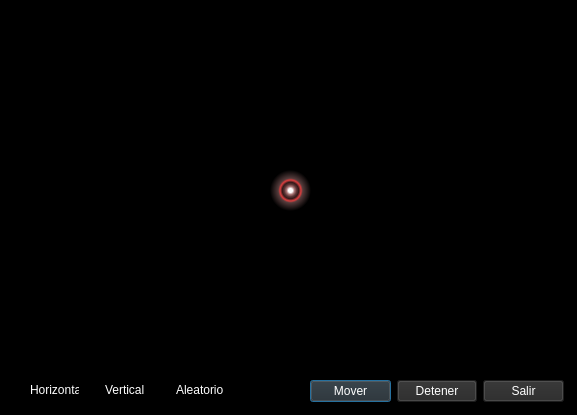
<?xml version="1.0" encoding="UTF-8"?>
<ui version="4.0">
 <class>Dialog</class>
 <widget class="QDialog" name="Dialog">
  <property name="geometry">
   <rect>
    <x>0</x>
    <y>0</y>
    <width>577</width>
    <height>415</height>
   </rect>
  </property>
  <property name="font">
   <font>
    <underline>false</underline>
   </font>
  </property>
  <property name="windowTitle">
   <string>Movimientos</string>
  </property>
  <property name="styleSheet">
   <string notr="true">color: rgb(255, 255, 255);
background-color: rgb(0, 0, 0);</string>
  </property>
  <widget class="QLabel" name="label">
   <property name="geometry">
    <rect>
     <x>270</x>
     <y>170</y>
     <width>41</width>
     <height>41</height>
    </rect>
   </property>
   <property name="font">
    <font>
     <family>MS Shell Dlg 2</family>
     <pointsize>12</pointsize>
     <weight>75</weight>
     <italic>false</italic>
     <bold>true</bold>
     <underline>true</underline>
    </font>
   </property>
   <property name="styleSheet">
    <string notr="true">background-color: qradialgradient(spread:pad, cx:0.5, cy:0.5, radius:0.5, fx:0.5, fy:0.5, stop:0 rgba(255, 255, 255, 255), stop:0.1 rgba(255, 255, 255, 255), stop:0.2 rgba(255, 176, 176, 167), stop:0.3 rgba(255, 151, 151, 92), stop:0.4 rgba(255, 125, 125, 51), stop:0.5 rgba(255, 76, 76, 205), stop:0.52 rgba(255, 76, 76, 205), stop:0.6 rgba(255, 180, 180, 84), stop:1 rgba(255, 255, 255, 0));
</string>
   </property>
   <property name="text">
    <string/>
   </property>
   <property name="margin">
    <number>0</number>
   </property>
  </widget>
  <widget class="QWidget" name="layoutWidget">
   <property name="geometry">
    <rect>
     <x>310</x>
     <y>380</y>
     <width>254</width>
     <height>23</height>
    </rect>
   </property>
   <layout class="QHBoxLayout" name="horizontalLayout">
    <item>
     <widget class="QPushButton" name="pushButton_2">
      <property name="cursor">
       <cursorShape>PointingHandCursor</cursorShape>
      </property>
      <property name="styleSheet">
       <string notr="true">background-color: rgb(40, 40, 40);
color: rgb(255, 255, 255);</string>
      </property>
      <property name="text">
       <string>Mover</string>
      </property>
     </widget>
    </item>
    <item>
     <widget class="QPushButton" name="btnDetener">
      <property name="cursor">
       <cursorShape>PointingHandCursor</cursorShape>
      </property>
      <property name="styleSheet">
       <string notr="true">background-color: rgb(40, 40, 40);</string>
      </property>
      <property name="text">
       <string>Detener</string>
      </property>
     </widget>
    </item>
    <item>
     <widget class="QPushButton" name="pushButton_3">
      <property name="cursor">
       <cursorShape>PointingHandCursor</cursorShape>
      </property>
      <property name="styleSheet">
       <string notr="true">background-color: rgb(40, 40, 40);</string>
      </property>
      <property name="text">
       <string>Salir</string>
      </property>
     </widget>
    </item>
   </layout>
  </widget>
  <widget class="QWidget" name="">
   <property name="geometry">
    <rect>
     <x>10</x>
     <y>380</y>
     <width>215</width>
     <height>21</height>
    </rect>
   </property>
   <layout class="QHBoxLayout" name="horizontalLayout_2">
    <item>
     <widget class="QRadioButton" name="RBHorizontal">
      <property name="styleSheet">
       <string notr="true">background-color: rgb(0, 0, 0);</string>
      </property>
      <property name="text">
       <string>Horizontal</string>
      </property>
     </widget>
    </item>
    <item>
     <widget class="QRadioButton" name="RBVertical">
      <property name="styleSheet">
       <string notr="true">background-color: rgb(0, 0, 0);</string>
      </property>
      <property name="text">
       <string>Vertical</string>
      </property>
     </widget>
    </item>
    <item>
     <widget class="QRadioButton" name="RBAleatorio">
      <property name="styleSheet">
       <string notr="true">background-color: rgb(0, 0, 0);</string>
      </property>
      <property name="text">
       <string>Aleatorio</string>
      </property>
     </widget>
    </item>
   </layout>
  </widget>
 </widget>
 <tabstops>
  <tabstop>RBHorizontal</tabstop>
  <tabstop>RBVertical</tabstop>
  <tabstop>RBAleatorio</tabstop>
  <tabstop>pushButton_2</tabstop>
  <tabstop>btnDetener</tabstop>
  <tabstop>pushButton_3</tabstop>
 </tabstops>
 <resources/>
 <connections>
  <connection>
   <sender>pushButton_3</sender>
   <signal>clicked()</signal>
   <receiver>Dialog</receiver>
   <slot>close()</slot>
   <hints>
    <hint type="sourcelabel">
     <x>449</x>
     <y>373</y>
    </hint>
    <hint type="destinationlabel">
     <x>605</x>
     <y>356</y>
    </hint>
   </hints>
  </connection>
 </connections>
</ui>
